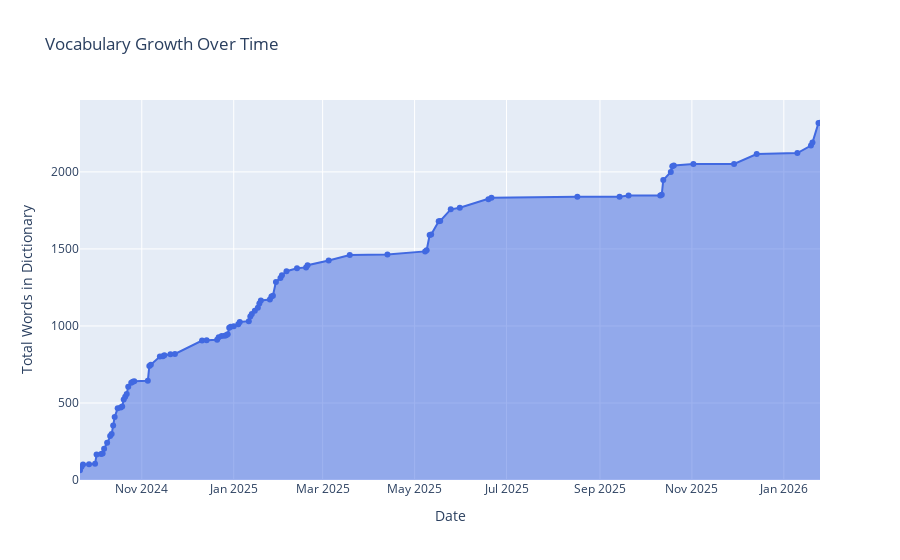

Notebook cell for this chart:
### Code cell
# 7) Words Added Over Time (cumulative)
df['Added Date'] = pd.to_datetime(df['Added Date'], format='mixed', errors='coerce')
words_over_time = df.groupby(df['Added Date'].dt.date)['Word'].count().reset_index()
words_over_time.columns = ['Date', 'Words Added']
words_over_time['Cumulative'] = words_over_time['Words Added'].cumsum()

fig7 = go.Figure()
fig7.add_trace(go.Scatter(
    x=words_over_time['Date'],
    y=words_over_time['Cumulative'],
    mode='lines+markers',
    name='Total Words',
    fill='tozeroy',
    line=dict(color='royalblue')
))
fig7.update_layout(
    title='Vocabulary Growth Over Time',
    xaxis_title='Date',
    yaxis_title='Total Words in Dictionary'
)
fig7.show()

### Figure 1 — Plotly figure (JSON) as saved in the notebook; plotly's stock layout.template omitted (floating-point values rounded to 4 significant figures)
{"data": [{"fill": "tozeroy", "line": {"color": "royalblue"}, "mode": "lines+markers", "name": "Total Words", "type": "scatter", "x": ["2024-09-21", "2024-09-22", "2024-09-23", "2024-09-27", "2024-10-01", "2024-10-02", "2024-10-05", "2024-10-06", "2024-10-07", "2024-10-09", "2024-10-11", "2024-10-12", "2024-10-13", "2024-10-14", "2024-10-16", "2024-10-18", "2024-10-19", "2024-10-20", "2024-10-21", "2024-10-22", "2024-10-23", "2024-10-25", "2024-10-26", "2024-10-27", "2024-11-05", "2024-11-06", "2024-11-07", "2024-11-13", "2024-11-15", "2024-11-16", "2024-11-20", "2024-11-23", "2024-12-11", "2024-12-14", "2024-12-21", "2024-12-22", "2024-12-24", "2024-12-26", "2024-12-27", "2024-12-28", "2024-12-29", "2024-12-30", "2025-01-01", "2025-01-04", "2025-01-05", "2025-01-11", "2025-01-12", "2025-01-13", "2025-01-15", "2025-01-17", "2025-01-18", "2025-01-19", "2025-01-25", "2025-01-26", "2025-01-27", "2025-01-29", "2025-02-01", "2025-02-02", "2025-02-05", "2025-02-12", "2025-02-18", "2025-02-19", "2025-03-05", "2025-03-19", "2025-04-13", "2025-05-08", "2025-05-09", "2025-05-11", "2025-05-12", "2025-05-17", "2025-05-18", "2025-05-25", "2025-05-31", "2025-06-19", "2025-06-21", "2025-08-17", "2025-09-14", "2025-09-20", "2025-10-11", "2025-10-12", "2025-10-13", "2025-10-18", "2025-10-19", "2025-10-20", "2025-11-02", "2025-11-29", "2025-12-14", "2026-01-10", "2026-01-19", "2026-01-20", "2026-01-24", "2026-01-25"], "y": [64, 86, 101, 103, 105, 166, 168, 172, 203, 242, 286, 299, 353, 409, 465, 470, 477, 522, 541, 559, 606, 632, 638, 641, 644, 740, 748, 801, 803, 810, 816, 818, 905, 907, 910, 926, 935, 937, 939, 946, 988, 995, 998, 1011, 1026, 1031, 1061, 1077, 1099, 1118, 1146, 1165, 1171, 1191, 1196, 1286, 1311, 1329, 1355, 1375, 1380, 1394, 1425, 1461, 1463, 1484, 1491, 1590, 1593, 1679, 1682, 1757, 1767, 1822, 1832, 1838, 1839, 1846, 1847, 1852, 1947, 2000, 2037, 2042, 2051, 2052, 2116, 2122, 2171, 2190, 2318, 2319]}], "layout": {"title": {"text": "Vocabulary Growth Over Time"}, "xaxis": {"title": {"text": "Date"}}, "yaxis": {"title": {"text": "Total Words in Dictionary"}}}}
